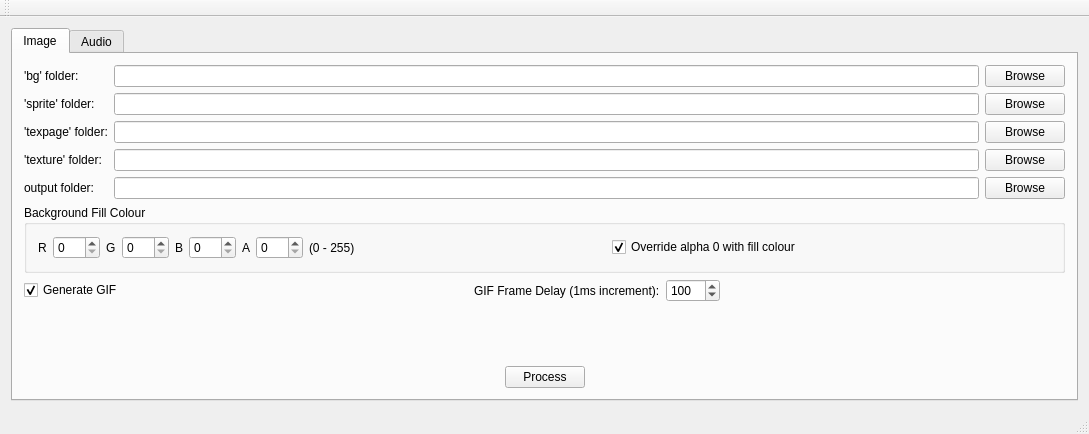
<?xml version="1.0" encoding="UTF-8"?>
<ui version="4.0">
 <class>MainWindow</class>
 <widget class="QMainWindow" name="MainWindow">
  <property name="geometry">
   <rect>
    <x>0</x>
    <y>0</y>
    <width>1089</width>
    <height>434</height>
   </rect>
  </property>
  <property name="windowTitle">
   <string>GM:S Asset Processor</string>
  </property>
  <widget class="QWidget" name="centralWidget">
   <layout class="QVBoxLayout" name="verticalLayout">
    <item>
     <widget class="QTabWidget" name="tabWidget">
      <property name="currentIndex">
       <number>0</number>
      </property>
      <widget class="QWidget" name="tab_imageProcess">
       <attribute name="title">
        <string>Image</string>
       </attribute>
       <layout class="QVBoxLayout" name="verticalLayout_3">
        <item>
         <layout class="QGridLayout" name="gridLayout">
          <item row="0" column="0">
           <widget class="QLabel" name="label_11">
            <property name="text">
             <string>'bg' folder:</string>
            </property>
           </widget>
          </item>
          <item row="1" column="0">
           <widget class="QLabel" name="label">
            <property name="text">
             <string>'sprite' folder:</string>
            </property>
           </widget>
          </item>
          <item row="1" column="2">
           <widget class="QLineEdit" name="lineEdit_spriteFolderPath">
            <property name="text">
             <string/>
            </property>
           </widget>
          </item>
          <item row="1" column="3">
           <widget class="QPushButton" name="pushButton_browseSpriteFolder">
            <property name="text">
             <string>Browse</string>
            </property>
           </widget>
          </item>
          <item row="2" column="0">
           <widget class="QLabel" name="label_2">
            <property name="text">
             <string>'texpage' folder:</string>
            </property>
           </widget>
          </item>
          <item row="2" column="2">
           <widget class="QLineEdit" name="lineEdit_texpageFolderPath">
            <property name="text">
             <string/>
            </property>
           </widget>
          </item>
          <item row="2" column="3">
           <widget class="QPushButton" name="pushButton_browseTexpageFolder">
            <property name="text">
             <string>Browse</string>
            </property>
           </widget>
          </item>
          <item row="3" column="0">
           <widget class="QLabel" name="label_3">
            <property name="text">
             <string>'texture' folder:</string>
            </property>
           </widget>
          </item>
          <item row="3" column="2">
           <widget class="QLineEdit" name="lineEdit_textureFolderPath">
            <property name="text">
             <string/>
            </property>
           </widget>
          </item>
          <item row="3" column="3">
           <widget class="QPushButton" name="pushButton_browseTextureFolder">
            <property name="text">
             <string>Browse</string>
            </property>
           </widget>
          </item>
          <item row="4" column="0">
           <widget class="QLabel" name="label_4">
            <property name="text">
             <string>output folder:</string>
            </property>
           </widget>
          </item>
          <item row="4" column="2">
           <widget class="QLineEdit" name="lineEdit_imageProcessingOutputFolderPath">
            <property name="text">
             <string/>
            </property>
           </widget>
          </item>
          <item row="4" column="3">
           <widget class="QPushButton" name="pushButton_imageProcessingOutputFolder">
            <property name="text">
             <string>Browse</string>
            </property>
           </widget>
          </item>
          <item row="0" column="3">
           <widget class="QPushButton" name="pushButton_browseBackgroundFolder">
            <property name="text">
             <string>Browse</string>
            </property>
           </widget>
          </item>
          <item row="0" column="2">
           <widget class="QLineEdit" name="lineEdit_backgroundFolderPath"/>
          </item>
         </layout>
        </item>
        <item>
         <widget class="QGroupBox" name="groupBox">
          <property name="title">
           <string>Background Fill Colour</string>
          </property>
          <layout class="QVBoxLayout" name="verticalLayout_2">
           <item>
            <layout class="QHBoxLayout" name="horizontalLayout_4">
             <item>
              <widget class="QLabel" name="label_6">
               <property name="text">
                <string>R</string>
               </property>
              </widget>
             </item>
             <item>
              <widget class="QSpinBox" name="spinBox_imageProcessingBgFillColorChannelRed">
               <property name="maximum">
                <number>255</number>
               </property>
              </widget>
             </item>
             <item>
              <widget class="QLabel" name="label_7">
               <property name="text">
                <string>G</string>
               </property>
              </widget>
             </item>
             <item>
              <widget class="QSpinBox" name="spinBox_imageProcessingBgFillColorChannelGreen">
               <property name="maximum">
                <number>255</number>
               </property>
              </widget>
             </item>
             <item>
              <widget class="QLabel" name="label_8">
               <property name="text">
                <string>B</string>
               </property>
              </widget>
             </item>
             <item>
              <widget class="QSpinBox" name="spinBox_imageProcessingBgFillColorChannelBlue">
               <property name="maximum">
                <number>255</number>
               </property>
              </widget>
             </item>
             <item>
              <widget class="QLabel" name="label_9">
               <property name="text">
                <string>A</string>
               </property>
              </widget>
             </item>
             <item>
              <widget class="QSpinBox" name="spinBox_imageProcessingBgFillColorChannelAlpha">
               <property name="maximum">
                <number>255</number>
               </property>
               <property name="value">
                <number>0</number>
               </property>
              </widget>
             </item>
             <item>
              <widget class="QLabel" name="label_10">
               <property name="text">
                <string>(0 - 255)</string>
               </property>
              </widget>
             </item>
             <item>
              <spacer name="horizontalSpacer_7">
               <property name="orientation">
                <enum>Qt::Horizontal</enum>
               </property>
               <property name="sizeHint" stdset="0">
                <size>
                 <width>40</width>
                 <height>20</height>
                </size>
               </property>
              </spacer>
             </item>
             <item>
              <widget class="QCheckBox" name="checkBox_imageProcessingOverrideAlpha0PixelWithFillColour">
               <property name="text">
                <string>Override alpha 0 with fill colour</string>
               </property>
               <property name="checked">
                <bool>true</bool>
               </property>
              </widget>
             </item>
             <item>
              <spacer name="horizontalSpacer_8">
               <property name="orientation">
                <enum>Qt::Horizontal</enum>
               </property>
               <property name="sizeHint" stdset="0">
                <size>
                 <width>40</width>
                 <height>20</height>
                </size>
               </property>
              </spacer>
             </item>
            </layout>
           </item>
          </layout>
         </widget>
        </item>
        <item>
         <layout class="QHBoxLayout" name="horizontalLayout_3">
          <item>
           <widget class="QCheckBox" name="checkBox_imageProcessingGenerateGif">
            <property name="text">
             <string>Generate GIF</string>
            </property>
            <property name="checked">
             <bool>true</bool>
            </property>
           </widget>
          </item>
          <item>
           <spacer name="horizontalSpacer_6">
            <property name="orientation">
             <enum>Qt::Horizontal</enum>
            </property>
            <property name="sizeHint" stdset="0">
             <size>
              <width>40</width>
              <height>20</height>
             </size>
            </property>
           </spacer>
          </item>
          <item>
           <widget class="QLabel" name="label_5">
            <property name="text">
             <string>GIF Frame Delay (1ms increment):</string>
            </property>
           </widget>
          </item>
          <item>
           <widget class="QSpinBox" name="spinBox_imageProcessingGifFrameDelay">
            <property name="maximum">
             <number>1000</number>
            </property>
            <property name="singleStep">
             <number>10</number>
            </property>
            <property name="value">
             <number>100</number>
            </property>
           </widget>
          </item>
          <item>
           <spacer name="horizontalSpacer_5">
            <property name="orientation">
             <enum>Qt::Horizontal</enum>
            </property>
            <property name="sizeHint" stdset="0">
             <size>
              <width>40</width>
              <height>20</height>
             </size>
            </property>
           </spacer>
          </item>
         </layout>
        </item>
        <item>
         <spacer name="verticalSpacer">
          <property name="orientation">
           <enum>Qt::Vertical</enum>
          </property>
          <property name="sizeHint" stdset="0">
           <size>
            <width>20</width>
            <height>93</height>
           </size>
          </property>
         </spacer>
        </item>
        <item>
         <layout class="QHBoxLayout" name="horizontalLayout">
          <item>
           <spacer name="horizontalSpacer">
            <property name="orientation">
             <enum>Qt::Horizontal</enum>
            </property>
            <property name="sizeHint" stdset="0">
             <size>
              <width>40</width>
              <height>20</height>
             </size>
            </property>
           </spacer>
          </item>
          <item>
           <widget class="QPushButton" name="pushButton_processImageAssets">
            <property name="text">
             <string>Process</string>
            </property>
           </widget>
          </item>
          <item>
           <spacer name="horizontalSpacer_2">
            <property name="orientation">
             <enum>Qt::Horizontal</enum>
            </property>
            <property name="sizeHint" stdset="0">
             <size>
              <width>40</width>
              <height>20</height>
             </size>
            </property>
           </spacer>
          </item>
         </layout>
        </item>
       </layout>
      </widget>
      <widget class="QWidget" name="tab_audioProcess">
       <attribute name="title">
        <string>Audio</string>
       </attribute>
       <widget class="QWidget" name="layoutWidget">
        <property name="geometry">
         <rect>
          <x>90</x>
          <y>160</y>
          <width>174</width>
          <height>23</height>
         </rect>
        </property>
        <layout class="QHBoxLayout" name="horizontalLayout_2">
         <item>
          <spacer name="horizontalSpacer_3">
           <property name="orientation">
            <enum>Qt::Horizontal</enum>
           </property>
           <property name="sizeHint" stdset="0">
            <size>
             <width>40</width>
             <height>20</height>
            </size>
           </property>
          </spacer>
         </item>
         <item>
          <widget class="QPushButton" name="pushButton_processAudioAssets">
           <property name="text">
            <string>Process</string>
           </property>
          </widget>
         </item>
         <item>
          <spacer name="horizontalSpacer_4">
           <property name="orientation">
            <enum>Qt::Horizontal</enum>
           </property>
           <property name="sizeHint" stdset="0">
            <size>
             <width>40</width>
             <height>20</height>
            </size>
           </property>
          </spacer>
         </item>
        </layout>
       </widget>
      </widget>
     </widget>
    </item>
   </layout>
  </widget>
  <widget class="QMenuBar" name="menuBar">
   <property name="geometry">
    <rect>
     <x>0</x>
     <y>0</y>
     <width>1089</width>
     <height>20</height>
    </rect>
   </property>
  </widget>
  <widget class="QToolBar" name="mainToolBar">
   <attribute name="toolBarArea">
    <enum>TopToolBarArea</enum>
   </attribute>
   <attribute name="toolBarBreak">
    <bool>false</bool>
   </attribute>
  </widget>
  <widget class="QStatusBar" name="statusBar"/>
 </widget>
 <layoutdefault spacing="6" margin="11"/>
 <resources/>
 <connections/>
</ui>
